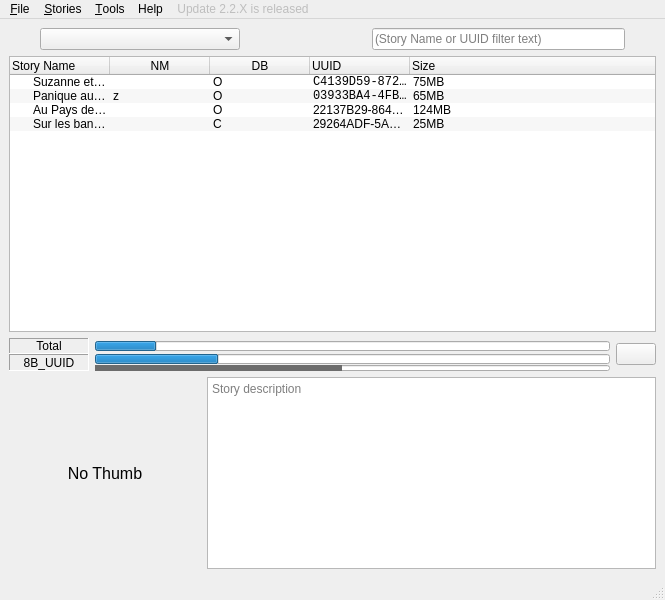
<?xml version="1.0" encoding="UTF-8"?>
<ui version="4.0">
 <class>MainWindow</class>
 <widget class="QMainWindow" name="MainWindow">
  <property name="geometry">
   <rect>
    <x>0</x>
    <y>0</y>
    <width>665</width>
    <height>600</height>
   </rect>
  </property>
  <property name="minimumSize">
   <size>
    <width>500</width>
    <height>0</height>
   </size>
  </property>
  <property name="windowTitle">
   <string>StoryBox Qt-Manager</string>
  </property>
  <property name="windowIcon">
   <iconset resource="../../resources.qrc">
    <normaloff>:/icon/res/storybox.ico</normaloff>:/icon/res/storybox.ico</iconset>
  </property>
  <widget class="QWidget" name="centralwidget">
   <layout class="QVBoxLayout" name="verticalLayout_2">
    <item>
     <layout class="QHBoxLayout" name="top_layout">
      <property name="spacing">
       <number>6</number>
      </property>
      <item>
       <widget class="QPushButton" name="btn_refresh">
        <property name="maximumSize">
         <size>
          <width>25</width>
          <height>25</height>
         </size>
        </property>
        <property name="font">
         <font>
          <pointsize>9</pointsize>
         </font>
        </property>
        <property name="toolTip">
         <string>Refresh connected devices</string>
        </property>
        <property name="text">
         <string/>
        </property>
        <property name="icon">
         <iconset resource="../../resources.qrc">
          <normaloff>:/icon/res/refresh.png</normaloff>:/icon/res/refresh.png</iconset>
        </property>
        <property name="iconSize">
         <size>
          <width>22</width>
          <height>22</height>
         </size>
        </property>
        <property name="flat">
         <bool>true</bool>
        </property>
       </widget>
      </item>
      <item>
       <widget class="QComboBox" name="combo_device">
        <property name="sizePolicy">
         <sizepolicy hsizetype="Expanding" vsizetype="Fixed">
          <horstretch>0</horstretch>
          <verstretch>0</verstretch>
         </sizepolicy>
        </property>
        <property name="maximumSize">
         <size>
          <width>200</width>
          <height>16777215</height>
         </size>
        </property>
        <property name="toolTip">
         <string>Select your StoryBox</string>
        </property>
        <property name="editable">
         <bool>false</bool>
        </property>
        <property name="placeholderText">
         <string>Select your StoryBox</string>
        </property>
        <item>
         <property name="text">
          <string notr="true">D:\</string>
         </property>
        </item>
        <item>
         <property name="text">
          <string notr="true">F:\</string>
         </property>
        </item>
       </widget>
      </item>
      <item>
       <widget class="QPushButton" name="btn_nightmode">
        <property name="enabled">
         <bool>false</bool>
        </property>
        <property name="maximumSize">
         <size>
          <width>55</width>
          <height>25</height>
         </size>
        </property>
        <property name="text">
         <string notr="true"/>
        </property>
        <property name="icon">
         <iconset resource="../../resources.qrc">
          <normaloff>:/icon/res/mode_day.png</normaloff>:/icon/res/mode_day.png</iconset>
        </property>
        <property name="iconSize">
         <size>
          <width>150</width>
          <height>22</height>
         </size>
        </property>
        <property name="flat">
         <bool>true</bool>
        </property>
       </widget>
      </item>
      <item>
       <spacer name="horizontalSpacer">
        <property name="orientation">
         <enum>Qt::Horizontal</enum>
        </property>
        <property name="sizeType">
         <enum>QSizePolicy::Minimum</enum>
        </property>
        <property name="sizeHint" stdset="0">
         <size>
          <width>80</width>
          <height>20</height>
         </size>
        </property>
       </spacer>
      </item>
      <item>
       <widget class="QLineEdit" name="le_filter">
        <property name="placeholderText">
         <string>(Story Name or UUID filter text)</string>
        </property>
        <property name="clearButtonEnabled">
         <bool>true</bool>
        </property>
       </widget>
      </item>
      <item>
       <widget class="QPushButton" name="btn_db">
        <property name="maximumSize">
         <size>
          <width>25</width>
          <height>25</height>
         </size>
        </property>
        <property name="toolTip">
         <string>Force official StoryBox DB to be refreshed</string>
        </property>
        <property name="text">
         <string/>
        </property>
        <property name="icon">
         <iconset resource="../../resources.qrc">
          <normaloff>:/icon/res/refresh_db.png</normaloff>:/icon/res/refresh_db.png</iconset>
        </property>
        <property name="iconSize">
         <size>
          <width>22</width>
          <height>22</height>
         </size>
        </property>
        <property name="flat">
         <bool>true</bool>
        </property>
       </widget>
      </item>
     </layout>
    </item>
    <item>
     <widget class="QTreeWidget" name="tree_stories">
      <property name="minimumSize">
       <size>
        <width>0</width>
        <height>150</height>
       </size>
      </property>
      <property name="horizontalScrollBarPolicy">
       <enum>Qt::ScrollBarAlwaysOff</enum>
      </property>
      <property name="sizeAdjustPolicy">
       <enum>QAbstractScrollArea::AdjustToContents</enum>
      </property>
      <property name="editTriggers">
       <set>QAbstractItemView::NoEditTriggers</set>
      </property>
      <property name="dragEnabled">
       <bool>true</bool>
      </property>
      <property name="dragDropMode">
       <enum>QAbstractItemView::DropOnly</enum>
      </property>
      <property name="defaultDropAction">
       <enum>Qt::MoveAction</enum>
      </property>
      <property name="alternatingRowColors">
       <bool>true</bool>
      </property>
      <property name="selectionMode">
       <enum>QAbstractItemView::ExtendedSelection</enum>
      </property>
      <property name="indentation">
       <number>20</number>
      </property>
      <property name="rootIsDecorated">
       <bool>true</bool>
      </property>
      <property name="itemsExpandable">
       <bool>true</bool>
      </property>
      <property name="allColumnsShowFocus">
       <bool>true</bool>
      </property>
      <column>
       <property name="text">
        <string>Story Name</string>
       </property>
      </column>
      <column>
       <property name="text">
        <string notr="true">NM</string>
       </property>
       <property name="toolTip">
        <string>Night Mode</string>
       </property>
       <property name="textAlignment">
        <set>AlignCenter</set>
       </property>
      </column>
      <column>
       <property name="text">
        <string notr="true">DB</string>
       </property>
       <property name="toolTip">
        <string>Database source (Official / Third Party)</string>
       </property>
       <property name="textAlignment">
        <set>AlignCenter</set>
       </property>
      </column>
      <column>
       <property name="text">
        <string notr="true">UUID</string>
       </property>
      </column>
      <column>
       <property name="text">
        <string>Size</string>
       </property>
       <property name="textAlignment">
        <set>AlignLeading|AlignVCenter</set>
       </property>
      </column>
      <item>
       <property name="text">
        <string notr="true">Suzanne et Gaston</string>
       </property>
       <property name="text">
        <string notr="true"/>
       </property>
       <property name="text">
        <string notr="true">O</string>
       </property>
       <property name="text">
        <string notr="true">C4139D59-872A-4D15-8CF1-76D34CDF38C6</string>
       </property>
       <property name="font">
        <font>
         <family>Consolas</family>
        </font>
       </property>
       <property name="text">
        <string notr="true">75MB</string>
       </property>
      </item>
      <item>
       <property name="text">
        <string notr="true">Panique aux 6 Royaumes</string>
       </property>
       <property name="text">
        <string notr="true">z</string>
       </property>
       <property name="text">
        <string notr="true">O</string>
       </property>
       <property name="text">
        <string notr="true">03933BA4-4FBF-475F-9ECC-35EFB4D11DC9</string>
       </property>
       <property name="font">
        <font>
         <family>Consolas</family>
        </font>
       </property>
       <property name="text">
        <string notr="true">65MB</string>
       </property>
      </item>
      <item>
       <property name="text">
        <string notr="true">Au Pays des Loups</string>
       </property>
       <property name="text">
        <string/>
       </property>
       <property name="text">
        <string notr="true">O</string>
       </property>
       <property name="text">
        <string notr="true">22137B29-8646-4335-8069-4A4C9A2D7E89</string>
       </property>
       <property name="text">
        <string notr="true">124MB</string>
       </property>
      </item>
      <item>
       <property name="text">
        <string notr="true">Sur les bancs de l'école</string>
       </property>
       <property name="text">
        <string/>
       </property>
       <property name="text">
        <string notr="true">C</string>
       </property>
       <property name="text">
        <string notr="true">29264ADF-5A9F-451A-B1EC-2AE21BBA473C</string>
       </property>
       <property name="text">
        <string notr="true">25MB</string>
       </property>
      </item>
     </widget>
    </item>
    <item>
     <layout class="QHBoxLayout" name="prognstopLayout">
      <item>
       <layout class="QVBoxLayout" name="progressLayout">
        <property name="spacing">
         <number>0</number>
        </property>
        <item>
         <layout class="QHBoxLayout" name="totalLayout">
          <property name="spacing">
           <number>6</number>
          </property>
          <item>
           <widget class="QLabel" name="lbl_total">
            <property name="minimumSize">
             <size>
              <width>80</width>
              <height>0</height>
             </size>
            </property>
            <property name="frameShape">
             <enum>QFrame::Panel</enum>
            </property>
            <property name="frameShadow">
             <enum>QFrame::Sunken</enum>
            </property>
            <property name="text">
             <string>Total</string>
            </property>
            <property name="alignment">
             <set>Qt::AlignCenter</set>
            </property>
           </widget>
          </item>
          <item>
           <widget class="QProgressBar" name="pbar_total">
            <property name="maximumSize">
             <size>
              <width>16777215</width>
              <height>10</height>
             </size>
            </property>
            <property name="toolTip">
             <string>Operation progress</string>
            </property>
            <property name="value">
             <number>12</number>
            </property>
            <property name="textVisible">
             <bool>false</bool>
            </property>
           </widget>
          </item>
         </layout>
        </item>
        <item>
         <layout class="QHBoxLayout" name="storyLayout">
          <property name="spacing">
           <number>6</number>
          </property>
          <item>
           <widget class="QLabel" name="lbl_story">
            <property name="minimumSize">
             <size>
              <width>80</width>
              <height>0</height>
             </size>
            </property>
            <property name="toolTip">
             <string>Writing speed</string>
            </property>
            <property name="frameShape">
             <enum>QFrame::Panel</enum>
            </property>
            <property name="frameShadow">
             <enum>QFrame::Sunken</enum>
            </property>
            <property name="text">
             <string notr="true">8B_UUID</string>
            </property>
            <property name="alignment">
             <set>Qt::AlignCenter</set>
            </property>
           </widget>
          </item>
          <item>
           <layout class="QVBoxLayout" name="verticalLayout">
            <property name="spacing">
             <number>1</number>
            </property>
            <item>
             <widget class="QProgressBar" name="pbar_story">
              <property name="maximumSize">
               <size>
                <width>16777215</width>
                <height>10</height>
               </size>
              </property>
              <property name="toolTip">
               <string>Story progress</string>
              </property>
              <property name="value">
               <number>24</number>
              </property>
              <property name="textVisible">
               <bool>false</bool>
              </property>
             </widget>
            </item>
            <item>
             <widget class="QProgressBar" name="pbar_file">
              <property name="maximumSize">
               <size>
                <width>16777215</width>
                <height>6</height>
               </size>
              </property>
              <property name="baseSize">
               <size>
                <width>0</width>
                <height>0</height>
               </size>
              </property>
              <property name="toolTip">
               <string>File progress</string>
              </property>
              <property name="styleSheet">
               <string notr="true">QProgressBar::chunk { background-color: #6c6c6c; }</string>
              </property>
              <property name="value">
               <number>48</number>
              </property>
              <property name="textVisible">
               <bool>false</bool>
              </property>
             </widget>
            </item>
           </layout>
          </item>
         </layout>
        </item>
       </layout>
      </item>
      <item>
       <widget class="QPushButton" name="btn_abort">
        <property name="toolTip">
         <string>Abort current process</string>
        </property>
        <property name="text">
         <string/>
        </property>
        <property name="icon">
         <iconset resource="../../resources.qrc">
          <normaloff>:/icon/res/remove.png</normaloff>:/icon/res/remove.png</iconset>
        </property>
        <property name="iconSize">
         <size>
          <width>24</width>
          <height>24</height>
         </size>
        </property>
       </widget>
      </item>
     </layout>
    </item>
    <item>
     <layout class="QHBoxLayout" name="details_layout">
      <property name="sizeConstraint">
       <enum>QLayout::SetMinimumSize</enum>
      </property>
      <item>
       <widget class="QLabel" name="lbl_picture">
        <property name="enabled">
         <bool>true</bool>
        </property>
        <property name="sizePolicy">
         <sizepolicy hsizetype="Preferred" vsizetype="Minimum">
          <horstretch>0</horstretch>
          <verstretch>0</verstretch>
         </sizepolicy>
        </property>
        <property name="minimumSize">
         <size>
          <width>192</width>
          <height>0</height>
         </size>
        </property>
        <property name="font">
         <font>
          <pointsize>12</pointsize>
         </font>
        </property>
        <property name="text">
         <string>No Thumb</string>
        </property>
        <property name="alignment">
         <set>Qt::AlignCenter</set>
        </property>
       </widget>
      </item>
      <item>
       <widget class="QTextBrowser" name="te_story_details">
        <property name="sizePolicy">
         <sizepolicy hsizetype="Expanding" vsizetype="Minimum">
          <horstretch>0</horstretch>
          <verstretch>0</verstretch>
         </sizepolicy>
        </property>
        <property name="maximumSize">
         <size>
          <width>16777215</width>
          <height>192</height>
         </size>
        </property>
        <property name="placeholderText">
         <string>Story description</string>
        </property>
        <property name="openExternalLinks">
         <bool>true</bool>
        </property>
        <property name="openLinks">
         <bool>false</bool>
        </property>
       </widget>
      </item>
     </layout>
    </item>
   </layout>
  </widget>
  <widget class="QStatusBar" name="statusbar">
   <property name="layoutDirection">
    <enum>Qt::LeftToRight</enum>
   </property>
  </widget>
  <widget class="QMenuBar" name="menuBar">
   <property name="enabled">
    <bool>true</bool>
   </property>
   <property name="geometry">
    <rect>
     <x>0</x>
     <y>0</y>
     <width>665</width>
     <height>22</height>
    </rect>
   </property>
   <widget class="QMenu" name="menuFile">
    <property name="title">
     <string>&amp;File</string>
    </property>
    <property name="separatorsCollapsible">
     <bool>true</bool>
    </property>
    <property name="toolTipsVisible">
     <bool>false</bool>
    </property>
    <addaction name="separator"/>
    <addaction name="actionOpen_StoryBox"/>
    <addaction name="separator"/>
    <addaction name="actionImport_DB"/>
    <addaction name="actionRefresh_DB"/>
    <addaction name="separator"/>
    <addaction name="actionExit"/>
   </widget>
   <widget class="QMenu" name="menuTools">
    <property name="title">
     <string>&amp;Tools</string>
    </property>
    <widget class="QMenu" name="menuLost_stories">
     <property name="title">
      <string>Lost stories</string>
     </property>
     <addaction name="actionFind_stories"/>
     <addaction name="actionRecover_stories"/>
     <addaction name="actionRemove_stories"/>
    </widget>
    <addaction name="actionShow_size"/>
    <addaction name="actionShow_story_details"/>
    <addaction name="separator"/>
    <addaction name="actionShow_Log"/>
    <addaction name="actionGet_firmware"/>
    <addaction name="separator"/>
    <addaction name="menuLost_stories"/>
    <addaction name="actionFactory_reset"/>
    <addaction name="separator"/>
    <addaction name="actionTranscode"/>
   </widget>
   <widget class="QMenu" name="menuStory">
    <property name="title">
     <string>&amp;Stories</string>
    </property>
    <addaction name="actionMove_Top"/>
    <addaction name="actionMove_Up"/>
    <addaction name="actionMove_Down"/>
    <addaction name="actionMove_Bottom"/>
    <addaction name="separator"/>
    <addaction name="actionHide"/>
    <addaction name="actionNight_Mode"/>
    <addaction name="separator"/>
    <addaction name="actionImport"/>
    <addaction name="actionExport"/>
    <addaction name="actionExport_All"/>
    <addaction name="actionRemove"/>
   </widget>
   <widget class="QMenu" name="menuUpdate">
    <property name="enabled">
     <bool>false</bool>
    </property>
    <property name="title">
     <string>Update 2.2.X is released</string>
    </property>
   </widget>
   <widget class="QMenu" name="menuHelp">
    <property name="title">
     <string>Help</string>
    </property>
    <addaction name="actionUpdate"/>
    <addaction name="separator"/>
    <addaction name="actionAbout"/>
   </widget>
   <addaction name="menuFile"/>
   <addaction name="menuStory"/>
   <addaction name="menuTools"/>
   <addaction name="menuHelp"/>
   <addaction name="menuUpdate"/>
  </widget>
  <action name="actionExit">
   <property name="text">
    <string>Exit</string>
   </property>
   <property name="shortcut">
    <string notr="true">Ctrl+Q</string>
   </property>
   <property name="menuRole">
    <enum>QAction::QuitRole</enum>
   </property>
   <property name="shortcutVisibleInContextMenu">
    <bool>true</bool>
   </property>
  </action>
  <action name="actionImport">
   <property name="icon">
    <iconset resource="../../resources.qrc">
     <normaloff>:/icon/res/import.png</normaloff>:/icon/res/import.png</iconset>
   </property>
   <property name="text">
    <string>Import</string>
   </property>
   <property name="shortcut">
    <string notr="true">Ctrl+I</string>
   </property>
  </action>
  <action name="actionExport">
   <property name="icon">
    <iconset resource="../../resources.qrc">
     <normaloff>:/icon/res/export.png</normaloff>:/icon/res/export.png</iconset>
   </property>
   <property name="text">
    <string>Export</string>
   </property>
   <property name="shortcut">
    <string notr="true">Ctrl+S</string>
   </property>
  </action>
  <action name="actionExport_All">
   <property name="icon">
    <iconset resource="../../resources.qrc">
     <normaloff>:/icon/res/export.png</normaloff>:/icon/res/export.png</iconset>
   </property>
   <property name="text">
    <string>Export All</string>
   </property>
   <property name="shortcut">
    <string notr="true">Ctrl+Shift+S</string>
   </property>
  </action>
  <action name="actionMove_Up">
   <property name="icon">
    <iconset resource="../../resources.qrc">
     <normaloff>:/icon/res/up.png</normaloff>:/icon/res/up.png</iconset>
   </property>
   <property name="text">
    <string>Move Up</string>
   </property>
   <property name="shortcut">
    <string notr="true">Alt+Up</string>
   </property>
  </action>
  <action name="actionMove_Down">
   <property name="icon">
    <iconset resource="../../resources.qrc">
     <normaloff>:/icon/res/down.png</normaloff>:/icon/res/down.png</iconset>
   </property>
   <property name="text">
    <string>Move Down</string>
   </property>
   <property name="shortcut">
    <string notr="true">Alt+Down</string>
   </property>
  </action>
  <action name="actionRemove">
   <property name="icon">
    <iconset resource="../../resources.qrc">
     <normaloff>:/icon/res/remove.png</normaloff>:/icon/res/remove.png</iconset>
   </property>
   <property name="text">
    <string>Remove</string>
   </property>
   <property name="shortcut">
    <string notr="true">Del</string>
   </property>
  </action>
  <action name="actionShow_size">
   <property name="checkable">
    <bool>true</bool>
   </property>
   <property name="checked">
    <bool>true</bool>
   </property>
   <property name="enabled">
    <bool>true</bool>
   </property>
   <property name="text">
    <string>Show size</string>
   </property>
   <property name="toolTip">
    <string>Show size for each stories</string>
   </property>
  </action>
  <action name="actionGet_firmware">
   <property name="enabled">
    <bool>false</bool>
   </property>
   <property name="icon">
    <iconset resource="../../resources.qrc">
     <normaloff>:/icon/res/fw.png</normaloff>:/icon/res/fw.png</iconset>
   </property>
   <property name="text">
    <string>Get FW Update</string>
   </property>
   <property name="toolTip">
    <string>Get firmaware update for current StoryBox</string>
   </property>
  </action>
  <action name="actionShow_story_details">
   <property name="checkable">
    <bool>true</bool>
   </property>
   <property name="checked">
    <bool>true</bool>
   </property>
   <property name="text">
    <string>Show story details</string>
   </property>
  </action>
  <action name="actionMove_Top">
   <property name="icon">
    <iconset resource="../../resources.qrc">
     <normaloff>:/icon/res/top.png</normaloff>:/icon/res/top.png</iconset>
   </property>
   <property name="text">
    <string>Move Top</string>
   </property>
   <property name="shortcut">
    <string notr="true">Ctrl+Up</string>
   </property>
  </action>
  <action name="actionMove_Bottom">
   <property name="icon">
    <iconset resource="../../resources.qrc">
     <normaloff>:/icon/res/bottom.png</normaloff>:/icon/res/bottom.png</iconset>
   </property>
   <property name="text">
    <string>Move Bottom</string>
   </property>
   <property name="shortcut">
    <string notr="true">Ctrl+Down</string>
   </property>
  </action>
  <action name="actionOpen_StoryBox">
   <property name="icon">
    <iconset resource="../../resources.qrc">
     <normaloff>:/icon/res/open.png</normaloff>:/icon/res/open.png</iconset>
   </property>
   <property name="text">
    <string>Open device</string>
   </property>
   <property name="toolTip">
    <string>Open StoryBox or Flam device</string>
   </property>
   <property name="shortcut">
    <string notr="true">Ctrl+O</string>
   </property>
   <property name="shortcutVisibleInContextMenu">
    <bool>true</bool>
   </property>
  </action>
  <action name="actionShow_Log">
   <property name="icon">
    <iconset resource="../../resources.qrc">
     <normaloff>:/icon/res/debug_log.png</normaloff>:/icon/res/debug_log.png</iconset>
   </property>
   <property name="text">
    <string>Show Log</string>
   </property>
   <property name="shortcut">
    <string notr="true">Ctrl+L</string>
   </property>
  </action>
  <action name="actionAbout">
   <property name="icon">
    <iconset resource="../../resources.qrc">
     <normaloff>:/icon/res/about.png</normaloff>:/icon/res/about.png</iconset>
   </property>
   <property name="text">
    <string>About</string>
   </property>
   <property name="menuRole">
    <enum>QAction::AboutRole</enum>
   </property>
  </action>
  <action name="actionUpdate">
   <property name="icon">
    <iconset resource="../../resources.qrc">
     <normaloff>:/icon/res/fw.png</normaloff>:/icon/res/fw.png</iconset>
   </property>
   <property name="text">
    <string>Update to v2.X.X</string>
   </property>
  </action>
  <action name="actionTranscode">
   <property name="checkable">
    <bool>true</bool>
   </property>
   <property name="checked">
    <bool>true</bool>
   </property>
   <property name="enabled">
    <bool>false</bool>
   </property>
   <property name="text">
    <string>FFMPEG detected</string>
   </property>
  </action>
  <action name="actionRecover_stories">
   <property name="text">
    <string>Recover</string>
   </property>
  </action>
  <action name="actionRemove_stories">
   <property name="text">
    <string>Remove</string>
   </property>
  </action>
  <action name="actionFactory_reset">
   <property name="icon">
    <iconset theme="dialog-warning"/>
   </property>
   <property name="text">
    <string>Factory Reset</string>
   </property>
  </action>
  <action name="actionFind_stories">
   <property name="text">
    <string>Find</string>
   </property>
  </action>
  <action name="actionHide">
   <property name="text">
    <string>Hide / Show</string>
   </property>
   <property name="shortcut">
    <string notr="true">Ctrl+H</string>
   </property>
  </action>
  <action name="actionImport_DB">
   <property name="icon">
    <iconset resource="../../resources.qrc">
     <normaloff>:/icon/res/import.png</normaloff>:/icon/res/import.png</iconset>
   </property>
   <property name="text">
    <string>Import STUdio DB</string>
   </property>
  </action>
  <action name="actionRefresh_DB">
   <property name="icon">
    <iconset resource="../../resources.qrc">
     <normaloff>:/icon/res/refresh_db.png</normaloff>:/icon/res/refresh_db.png</iconset>
   </property>
   <property name="text">
    <string>Refresh official DB</string>
   </property>
  </action>
  <action name="actionNight_Mode">
   <property name="text">
    <string>Force Night Mode</string>
   </property>
   <property name="shortcut">
    <string notr="true">Ctrl+N</string>
   </property>
  </action>
 </widget>
 <tabstops>
  <tabstop>combo_device</tabstop>
  <tabstop>le_filter</tabstop>
  <tabstop>tree_stories</tabstop>
 </tabstops>
 <resources>
  <include location="../../resources.qrc"/>
 </resources>
 <connections>
  <connection>
   <sender>combo_device</sender>
   <signal>currentIndexChanged(int)</signal>
   <receiver>tree_stories</receiver>
   <slot>clear()</slot>
   <hints>
    <hint type="sourcelabel">
     <x>236</x>
     <y>20</y>
    </hint>
    <hint type="destinationlabel">
     <x>236</x>
     <y>141</y>
    </hint>
   </hints>
  </connection>
  <connection>
   <sender>actionExit</sender>
   <signal>triggered()</signal>
   <receiver>MainWindow</receiver>
   <slot>close()</slot>
   <hints>
    <hint type="sourcelabel">
     <x>-1</x>
     <y>-1</y>
    </hint>
    <hint type="destinationlabel">
     <x>319</x>
     <y>299</y>
    </hint>
   </hints>
  </connection>
 </connections>
</ui>
